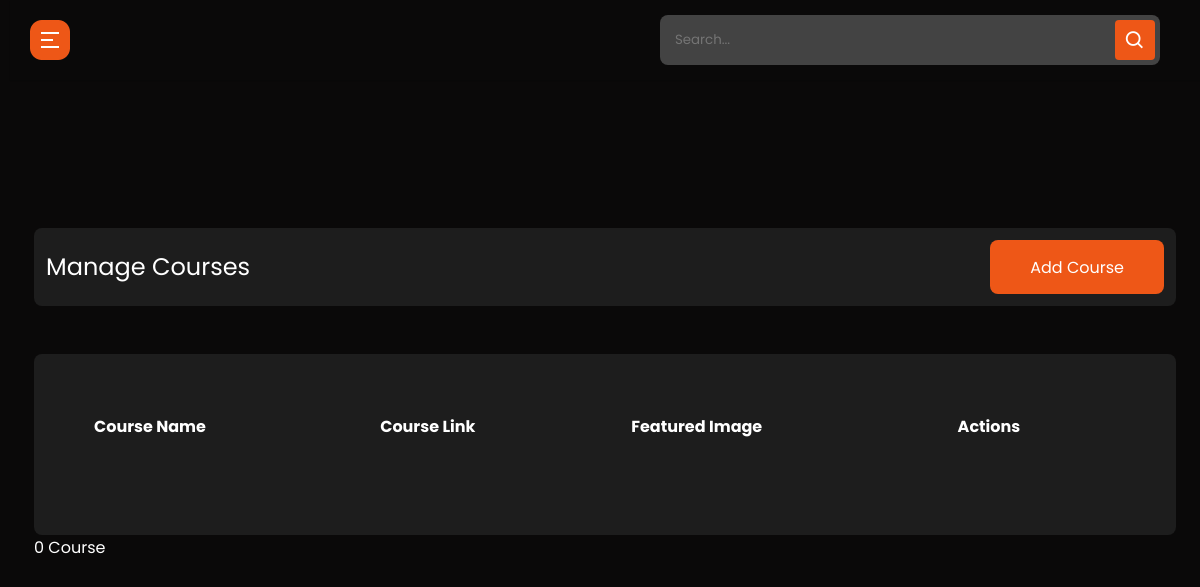
The page /admincourse (signed in) on the database as committed earlier.
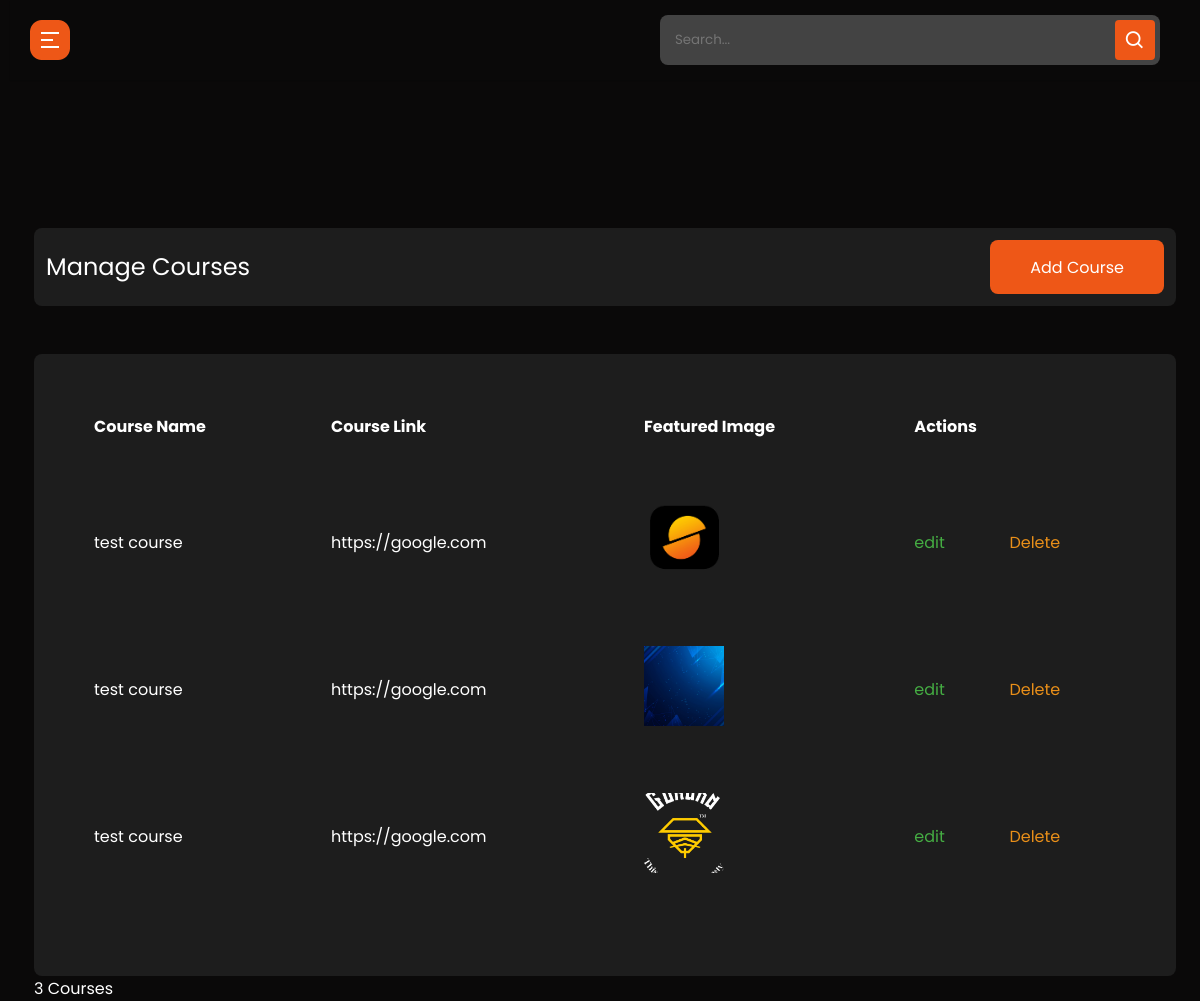
The same page on the database as committed later.
### cms/models.py (models this page shows, shortened)
class Course(models.Model):
    id = models.UUIDField(default=uuid.uuid4, unique=True, primary_key=True, editable=False)
    courses = models.TextField(null=True, blank=True)
    course_link = models.TextField(null=True, blank=True)
    featured_image = models.ImageField(null=True, blank=True, default="default.png", upload_to="course_images/")

### cms/decorators.py (the view)
        def wrapper_func(request, *args, **kwargs):
            group = None
            if request.user.groups.exists():
                group = request.user.groups.all()[0].name
            if group in allowed_roles:
                return view_func(request, *args, **kwargs)
            else:
                return redirect("unauthorized-page")

### cms/views.py (called while the page is built)
@login_required(login_url='admin-login')
@allowed_user(allowed_roles=['admin'])
@admin_only
def admin_course(request):
    template_name = 'cms/admin-course/index.html'
    courses = Course.objects.all()
    context = {'courses':courses}
    return render(request, template_name, context)

### cms/templates/cms/admin-course/index.html
{% extends 'admin_base.html' %}
{% load static %}
  {% block content %}
  <section class="panel-section" style="margin-top: -700px">
    <div class="panel-content">
	  <div class="page-wrapper admin-wrapper course-wrapper">
        <section class="alt-nav">
            <h4>Manage Courses</h4>
            <a href="{% url 'create-course' %}" class="btn">Add Course</a>
        </section>
      <section class="trade-table store-table course-table">
        <table>
          <thead>
            <tr>
              <th scope="col">Course Name</th>
              <th scope="col">Course Link</th>
              <th scope="col">Featured Image</th>
              <th scope="col" colspan="3">Actions</th>
            </tr>
          </thead>
          <tbody>
          {% for course in courses %}
            <tr>
              <td data-label="Course Name">{{course.courses}}</td>
              <td data-label="Course Name">{{course.course_link}}</td>
              <td data-label="image"><img src="{{course.featured_image.url}}"></td>
              <td data-label="Action"><a href="{% url 'update-course' course.id %}" class="edit">edit</a></td>
              <td><a style="color: rgb(233, 143, 25);" href="{% url 'delete-course' course.id %}" class="delete">Delete</a></td>
            </tr>
          {% endfor %}
          </tbody>
        </table>
      </section>
      {% if courses.count <= 1 %}
          {{courses.count}} Course
      {% elif courses.count > 1 %}
          {{courses.count}} Courses
      {% else %}
        No course has been added
      {% endif %}
	  </div>
    </div>
  </section>
{% endblock content %}

### cms/templates/admin_base.html (shortened to what this page needs)
{% load static %}
<!DOCTYPE html>
<html lang="en">
	<head>
      <link rel="stylesheet" type="text/css" href="{% static 'css/style.css' %}" />
      <link rel="stylesheet" type="text/css" href="{% static 'css/admin.css' %}" />
      <link rel="stylesheet" href="{% static 'css/sidebar.css' %}">
    <link href="https://cdn.jsdelivr.net/npm/remixicon@2.5.0/fonts/remixicon.css" rel="stylesheet">
    <link href='https://unpkg.com/boxicons@2.0.7/css/boxicons.min.css' rel='stylesheet'>
      <link rel="stylesheet" href="https://cdnjs.cloudflare.com/ajax/libs/font-awesome/5.15.1/css/all.min.css">
  </head>
<body>
  <section class="panel-section">
    <nav class="panel-nav">
      <div class="sidebar-button">
        <img src="{% static './images/hamburger.png' %}" class='bx bx-menu sidebarBtn'></i>
      </div>
      <div class="search-box">
        <form action="" method="get">
          <input type="search" placeholder="Search...">
          <i class='bx bx-search' ></i>
        </form>
      </div>
    </nav>
  </section>
    {% block content %} {% endblock %}
</body>
</html>

### static/css/style.css (style rules this page uses)
html { scroll-behavior: smooth; }
* { margin: 0; padding: 0; -webkit-box-sizing: border-box; box-sizing: border-box; }
body { font-family: "Poppins", sans-serif; background-color: #0A0909; color: #fff; max-width: 1440px; margin: auto; }
.page-wrapper { padding: 0 24px; }
h4 { font-size: clamp(20px, 3vw, 24px); }
h2, h4, h5 { line-height: 1.2; }
a { text-decoration: none; color: #fff; }
.btn { padding: 15px 40px; border: 0px; border-radius: 8px; background-color: #EE5717; font-family: "Poppins", sans-serif; -webkit-transition: 0.3s; transition: 0.3s; height: 54px; width: auto; }
a.btn { text-decoration: none; color: #fff; }
.trade-table { width: 90%; background-color: #1D1D1D; margin: auto; margin-top: 48px; border-radius: 8px; padding: 48px; }
.trade-table table { border-collapse: collapse; width: 100%; }
.trade-table table thead { font-weight: 500; }
.trade-table table td, .trade-table table th { text-align: left; padding: 12px; }
.trade-table table th { background-color: #1D1D1D; }
.trade-table table tr:nth-child(even) { background-color: #333333; border-radius: 8px; }

### static/css/admin.css (style rules this page uses)
* { font-family: "Poppins", sans-serif; }
.edit { color: #45AD43; -webkit-transition: 0.3s; transition: 0.3s; }
.delete { color: #F83A3A; -webkit-transition: 0.3s; transition: 0.3s; }
.alt-nav { width: 100%; display: -webkit-box; display: -ms-flexbox; display: flex; -webkit-box-pack: justify; -ms-flex-pack: justify; justify-content: space-between; -webkit-box-align: center; -ms-flex-align: center; align-items: center; padding: 12px; background-color: #1D1D1D; border-radius: 8px; margin-top: 24px; }
.alt-nav h4 { font-weight: 400; }
.trade-table { width: 100%; }
.trade-table thead { font-weight: normal; }
.trade-table tbody { font-weight: 400; }
.store-table img { width: 80px; height: 80px; -o-object-fit: cover; object-fit: cover; -o-object-position: center; object-position: center; }
.store-table table thead tr { background-color: #1E1E1E; }
.store-table table tr:nth-child(even) { background-color: unset; }
.course-wrapper .trade-table table th, .course-wrapper .trade-table table td { padding-bottom: 48px; }

### static/css/sidebar.css (style rules this page uses)
.panel-section { position: relative; min-height: 100vh; width: calc(100% - 240px); left: 240px; transition: all 0.5s ease; }
.panel-section .panel-nav { display: flex; justify-content: space-between; height: 80px; background: #0A0909; display: flex; align-items: center; position: fixed; width: calc(100% - 240px); left: 240px; z-index: 100; padding: 0 20px; box-shadow: 0 1px 1px rgba(0, 0, 0, 0.1); transition: all 0.5s ease; }
.panel-section .panel-nav .sidebar-button { display: flex; align-items: center; }
.panel-nav .sidebar-button img { width: 40px; height: auto; }
.panel-section .panel-nav .search-box { position: relative; height: 50px; max-width: 500px; width: 100%; margin: 0 20px; }
.search-box form { height: 50px; }
.panel-nav .search-box input { height: 100%; width: 100%; outline: none; background: #434343; border-radius: 8px; padding: 0 15px; border: 0px; color: #fff; }
.panel-nav .search-box .bx-search { position: absolute; height: 40px; width: 40px; background: #EE5717; right: 5px; top: 50%; transform: translateY(-50%); border-radius: 4px; line-height: 40px; text-align: center; color: #fff; font-size: 22px; transition: all 0.4 ease; }
.panel-section .panel-content { position: relative; padding-top: 104px; }
@media (max-width: 1240px) { .panel-section { width: calc(100% - 10px); left: 10px; } }
@media (max-width: 1240px) { .panel-section .panel-nav { width: calc(100% - 10px); left: 10px; } }

Rows that differ between the two databases and show on the page:
added Course: courses "test course", course_link "https://google.com", featured_image (picture)
added Course: courses "test course", course_link "https://google.com", featured_image (picture)
added Course: courses "test course", course_link "https://google.com", featured_image (picture)
Other text that changed with them:
{{ courses.count }}: (not shown) → "3"
{{ courses.count }}: "0" → (not shown)
text no longer shown: "Course"
text now shown: "Courses"
